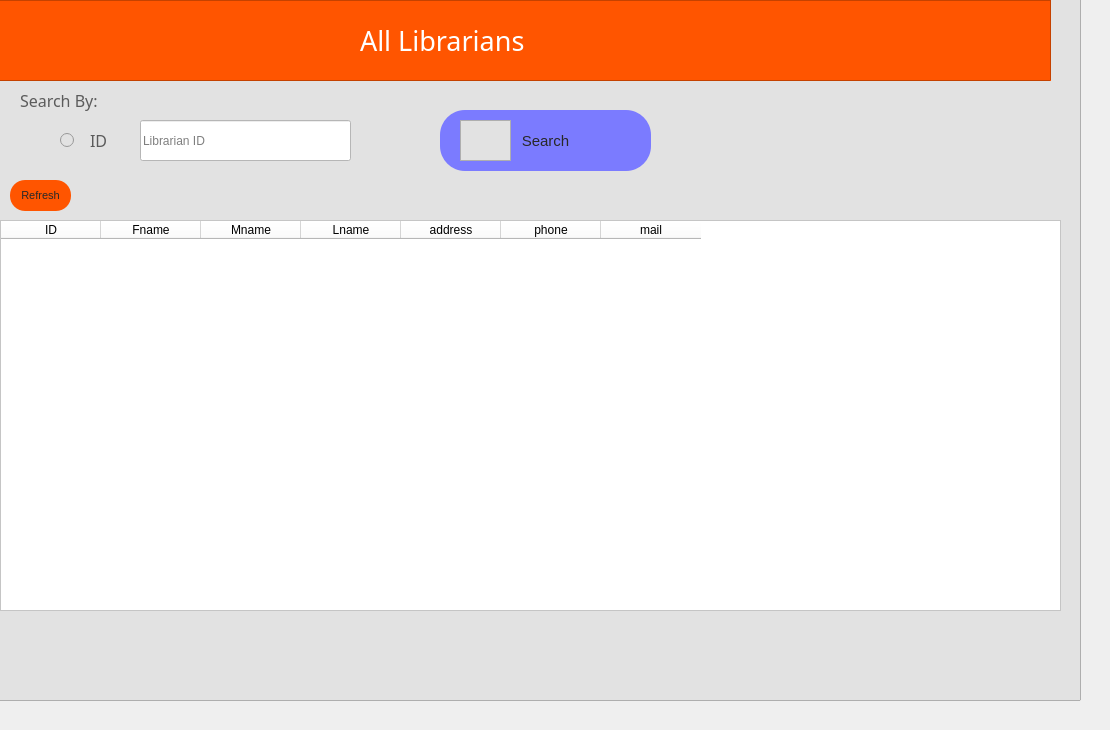
      <widget class="QWidget" name="tab_24">
       <attribute name="icon">
        <iconset resource="icons.qrc">
         <normaloff>:/icons/librarian.png</normaloff>:/icons/librarian.png</iconset>
       </attribute>
       <attribute name="title">
        <string>All Librarians</string>
       </attribute>
       <widget class="QFrame" name="frame_119">
        <property name="geometry">
         <rect>
          <x>-20</x>
          <y>-20</y>
          <width>1101</width>
          <height>721</height>
         </rect>
        </property>
        <property name="styleSheet">
         <string notr="true">background-color: rgb(226, 226, 226);</string>
        </property>
        <property name="frameShape">
         <enum>QFrame::StyledPanel</enum>
        </property>
        <property name="frameShadow">
         <enum>QFrame::Raised</enum>
        </property>
        <widget class="QLineEdit" name="lib_id_srch">
         <property name="geometry">
          <rect>
           <x>160</x>
           <y>140</y>
           <width>211</width>
           <height>41</height>
          </rect>
         </property>
         <property name="styleSheet">
          <string notr="true">background-color: rgb(255, 255, 255);</string>
         </property>
         <property name="placeholderText">
          <string>Librarian ID</string>
         </property>
        </widget>
        <widget class="QLabel" name="label_145">
         <property name="geometry">
          <rect>
           <x>110</x>
           <y>150</y>
           <width>91</width>
           <height>21</height>
          </rect>
         </property>
         <property name="font">
          <font>
           <family>Impact</family>
           <pointsize>12</pointsize>
          </font>
         </property>
         <property name="styleSheet">
          <string notr="true">color: rgb(91, 91, 91);</string>
         </property>
         <property name="text">
          <string>ID</string>
         </property>
        </widget>
        <widget class="QPushButton" name="lib_table_srchButton">
         <property name="geometry">
          <rect>
           <x>460</x>
           <y>130</y>
           <width>211</width>
           <height>61</height>
          </rect>
         </property>
         <property name="font">
          <font>
           <pointsize>11</pointsize>
          </font>
         </property>
         <property name="styleSheet">
          <string notr="true">QPushButton {
color: rgb(40, 40, 40);
  border-radius: 25px;
	background-color: rgb(123, 123, 255);
}

QPushButton:hover {
background-color: rgb(123, 123, 255);
background-color: rgb(255, 85, 0);


}
</string>
         </property>
         <property name="text">
          <string>Search</string>
         </property>
        </widget>
        <widget class="QFrame" name="frame_120">
         <property name="geometry">
          <rect>
           <x>480</x>
           <y>140</y>
           <width>51</width>
           <height>41</height>
          </rect>
         </property>
         <property name="styleSheet">
          <string notr="true">background-color: rgb(255, 85, 0 / 0%);
image: url(:/newPrefix/icons/search.png);</string>
         </property>
         <property name="frameShape">
          <enum>QFrame::StyledPanel</enum>
         </property>
         <property name="frameShadow">
          <enum>QFrame::Raised</enum>
         </property>
        </widget>
        <widget class="QTableWidget" name="all_lib_table">
         <property name="geometry">
          <rect>
           <x>20</x>
           <y>240</y>
           <width>1061</width>
           <height>391</height>
          </rect>
         </property>
         <property name="styleSheet">
          <string notr="true">background-color: rgb(255, 255, 255);</string>
         </property>
         <column>
          <property name="text">
           <string>ID</string>
          </property>
         </column>
         <column>
          <property name="text">
           <string>Fname</string>
          </property>
         </column>
         <column>
          <property name="text">
           <string>Mname</string>
          </property>
         </column>
         <column>
          <property name="text">
           <string>Lname</string>
          </property>
         </column>
         <column>
          <property name="text">
           <string>address</string>
          </property>
         </column>
         <column>
          <property name="text">
           <string>phone</string>
          </property>
         </column>
         <column>
          <property name="text">
           <string>mail</string>
          </property>
         </column>
        </widget>
        <widget class="QPushButton" name="lib_table_refresh">
         <property name="geometry">
          <rect>
           <x>30</x>
           <y>200</y>
           <width>61</width>
           <height>31</height>
          </rect>
         </property>
         <property name="font">
          <font>
           <pointsize>8</pointsize>
          </font>
         </property>
         <property name="styleSheet">
          <string notr="true">QPushButton {
color: rgb(40, 40, 40);
  border-radius: 15px;
	background-color: rgb(255, 85, 0);
}

QPushButton:hover {
background-color: rgb(123, 123, 255);

background-color: rgb(123, 123, 255);

}
</string>
         </property>
         <property name="text">
          <string>Refresh</string>
         </property>
        </widget>
        <widget class="QRadioButton" name="lib_id_radioButton">
         <property name="geometry">
          <rect>
           <x>80</x>
           <y>150</y>
           <width>95</width>
           <height>20</height>
          </rect>
         </property>
         <property name="text">
          <string/>
         </property>
        </widget>
        <widget class="QLabel" name="label_147">
         <property name="geometry">
          <rect>
           <x>40</x>
           <y>110</y>
           <width>91</width>
           <height>21</height>
          </rect>
         </property>
         <property name="font">
          <font>
           <family>Impact</family>
           <pointsize>12</pointsize>
          </font>
         </property>
         <property name="styleSheet">
          <string notr="true">color: rgb(91, 91, 91);</string>
         </property>
         <property name="text">
          <string>Search By:</string>
         </property>
        </widget>
        <widget class="QLabel" name="error_memtable_2">
         <property name="geometry">
          <rect>
           <x>360</x>
           <y>200</y>
           <width>191</width>
           <height>31</height>
          </rect>
         </property>
         <property name="font">
          <font>
           <pointsize>9</pointsize>
          </font>
         </property>
         <property name="styleSheet">
          <string notr="true">color: rgb(255, 0, 0);</string>
         </property>
         <property name="text">
          <string/>
         </property>
        </widget>
        <widget class="QFrame" name="frame_121">
         <property name="geometry">
          <rect>
           <x>-20</x>
           <y>20</y>
           <width>1091</width>
           <height>81</height>
          </rect>
         </property>
         <property name="styleSheet">
          <string notr="true">background-color: rgb(255, 85, 0);</string>
         </property>
         <property name="frameShape">
          <enum>QFrame::StyledPanel</enum>
         </property>
         <property name="frameShadow">
          <enum>QFrame::Raised</enum>
         </property>
         <widget class="QLabel" name="label_148">
          <property name="geometry">
           <rect>
            <x>400</x>
            <y>20</y>
            <width>511</width>
            <height>41</height>
           </rect>
          </property>
          <property name="font">
           <font>
            <family>hooge 05_55</family>
            <pointsize>20</pointsize>
           </font>
          </property>
          <property name="styleSheet">
           <string notr="true">color: rgb(255, 255, 255);</string>
          </property>
          <property name="text">
           <string>All Librarians</string>
          </property>
         </widget>
        </widget>
        <zorder>lib_id_radioButton</zorder>
        <zorder>label_145</zorder>
        <zorder>lib_id_srch</zorder>
        <zorder>lib_table_srchButton</zorder>
        <zorder>frame_120</zorder>
        <zorder>all_lib_table</zorder>
        <zorder>lib_table_refresh</zorder>
        <zorder>label_147</zorder>
        <zorder>error_memtable_2</zorder>
        <zorder>frame_121</zorder>
       </widget>
      </widget>
